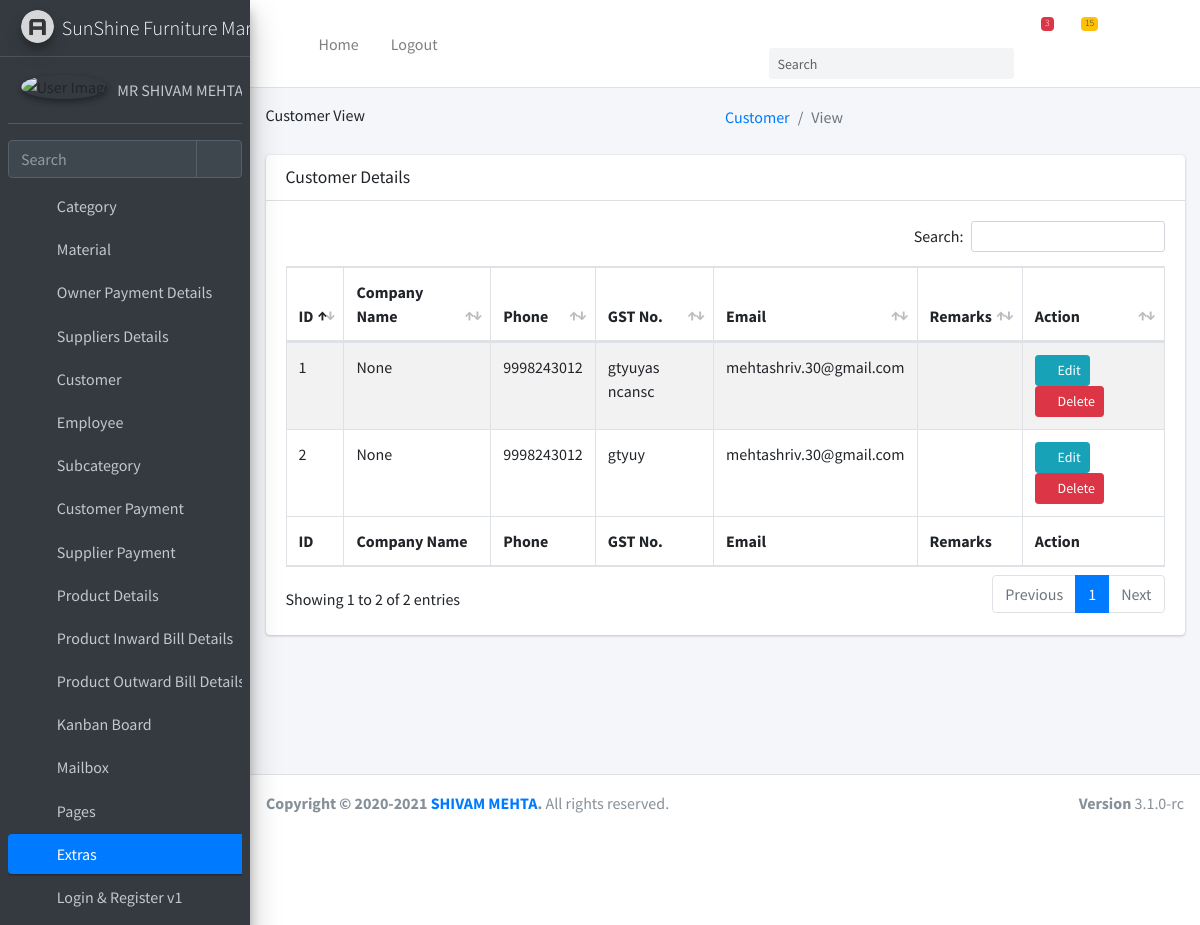
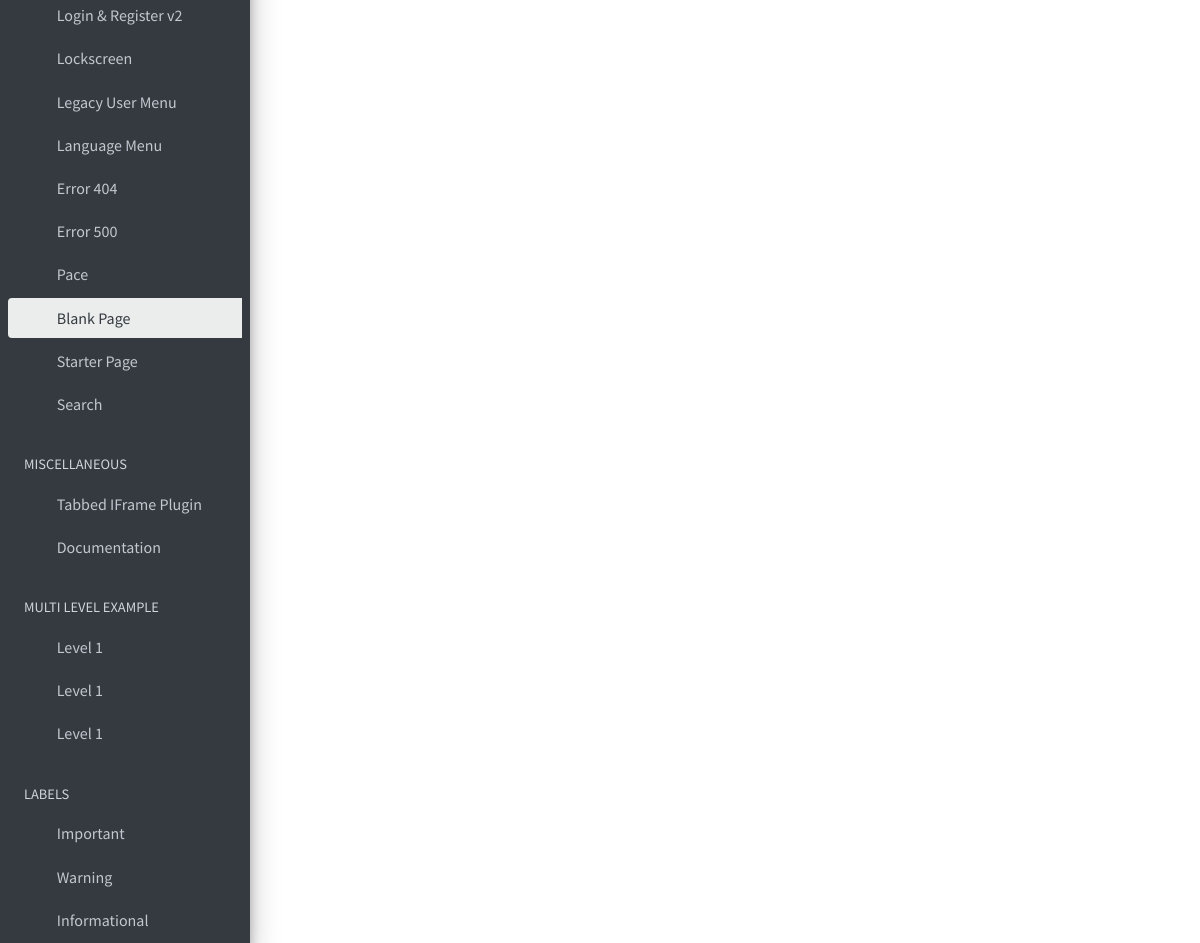
Page /customer/view/ on the committed database (2 pictures, top to bottom).
### customer/models.py (models this page shows, shortened)
class customer(models.Model):
    companyname=models.CharField(max_length=100,null=True,blank=True)
    firstname=models.CharField(max_length=100)
    middlename=models.CharField(max_length=100)
    lastname=models.CharField(max_length=100)
    house_no=models.CharField(max_length=100)
    streetname=models.CharField(max_length=100)
    areaname=models.CharField(max_length=100)
    city=models.CharField(max_length=100)
    pincode=models.CharField(max_length=10)
    state=models.CharField(max_length=100)
    country=models.CharField(max_length=100)
    phoneno=models.CharField(max_length=10)
    DOB=models.CharField(max_length=10)
    gender=models.CharField(max_length=10)
    GSTno=models.CharField(max_length=100,null=True,blank=True)
    emailid=models.CharField(max_length=100)
    contact_person_name=models.CharField(max_length=100)
    remark=models.TextField(null=True,blank=True)
    photo=models.ImageField(upload_to='photos',blank=True,default='default.jpg')
    documnets=models.FileField(upload_to='docs',default='')

### customer/views.py (the view)
# urls.py: path("view/", ViewCustomer.as_view(), name="Customer-view"),
class ViewCustomer(ListView):
    model = customer
    context_object_name = 'customers'

### customer/templates/customer/customer_list.html (shortened to what this page needs)
{% extends "users/layout.html" %}
{% load static  %}
{% load crispy_forms_field %}
{% block extra_css %}
  <link rel="stylesheet" href="{% static 'plugins/datatables-bs4/css/dataTables.bootstrap4.min.css'%}">
  <link rel="stylesheet" href="{% static 'plugins/datatables-responsive/css/responsive.bootstrap4.min.css'%}">
  <link rel="stylesheet" href="{% static 'plugins/datatables-buttons/css/buttons.bootstrap4.min.css'%}">
{% endblock %}
{% block header_title %}
    Customer View
{% endblock %}
{% block breadcrumb %}
    <ol class="breadcrumb float-sm-right">
              <li class="breadcrumb-item"><a href="#">Customer</a></li>
              <li class="breadcrumb-item active">View</li>
            </ol>
{% endblock %}
{% block body%}
    <section class="content">
      <div class="container-fluid">
        <div class="row">
          <div class="col-12">
            <div class="card">
              <div class="card-header">
                <h3 class="card-title">Customer Details</h3>
              </div>
              <div class="card-body">
                <table id="example1" class="table table-bordered table-striped">
                  <thead>
                  <tr>
                      <th>ID</th>
                      <th>Company Name</th>
                      <th>Phone</th>
                      <th>GST No.</th>
                      <th>Email </th>
                      <th>Remarks</th>
                      <th>Action</th>
                  </tr>
                  </thead>
                  <tbody>
                   {% for c in customers %}
                       <tr>
                           <td>{{ c.id }}</td>
                           <td>{{ c.companyname }}</td>
                           <td>{{ c.phoneno }}</td>
                           <td>{{ c.GSTno }}</td>
                           <td>{{ c.emailid }}</td>
                           <td>{{ s.remark | safe}}</td>
                           <td><a class="btn btn-info btn-sm" href="{% url 'Customer-update' c.id %}">
                                  <i class="fas fa-pencil-alt">
                                  </i>
                                  Edit
                              </a>
                            <a class="btn btn-danger btn-sm" href="{% url 'Customer-delete' c.id %}">
                                  <i class="fas fa-trash">
                                  </i>
                                  Delete
                              </a>
                           </td>
                       </tr>
                   {% endfor %}
                  </tbody>
                  <tfoot>
                  <tr>
                      <th>ID</th>
                      <th>Company Name</th>
                      <th>Phone</th>
                      <th>GST No.</th>
                      <th>Email </th>
                      <th>Remarks</th>
                      <th>Action</th>
                  </tr>
                  </tfoot>
                </table>
              </div>
            </div>
          </div>
        </div>
      </div>
    </section>
{% endblock %}

### rows in the picture
customer: id "1", companyname "None", phoneno "9998243012", GSTno "gtyuyas ncansc", emailid "mehtashriv.30@gmail.com"
customer: id "2", companyname "None", phoneno "9998243012", GSTno "gtyuy", emailid "mehtashriv.30@gmail.com"
